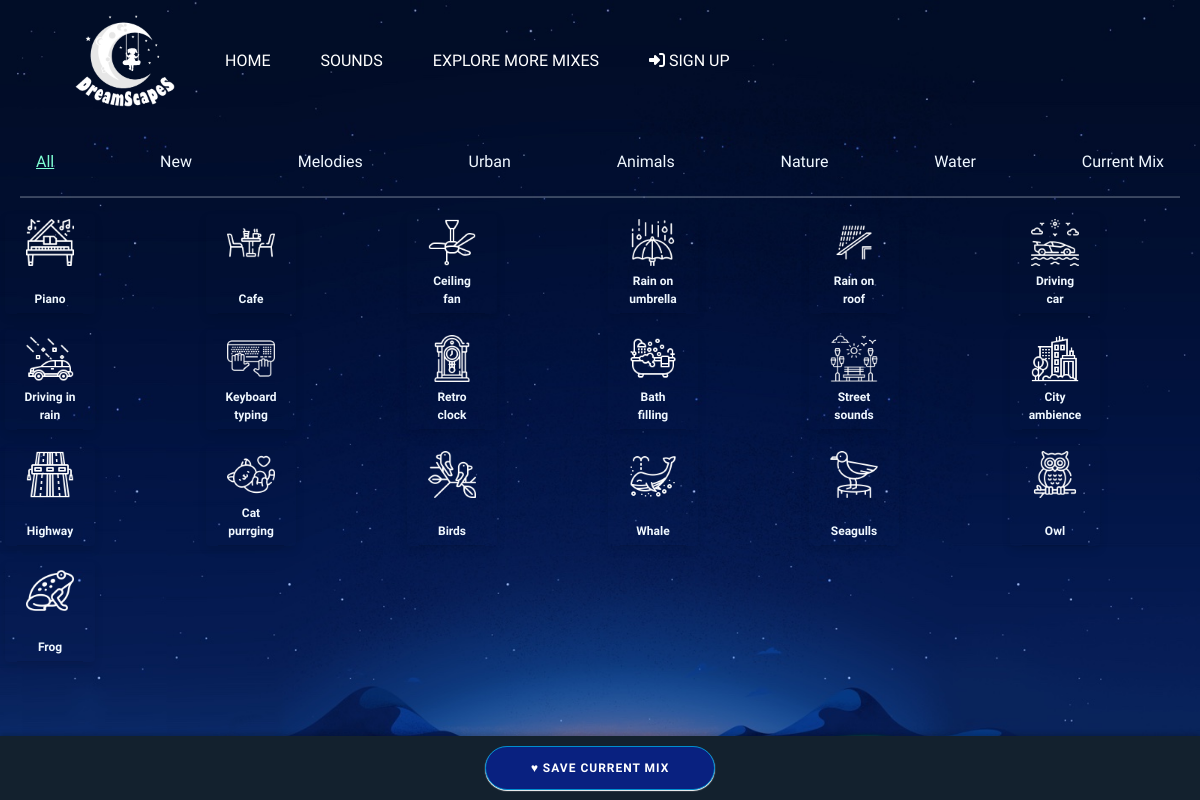
/sounds/, run on an earlier commit of the app's database.
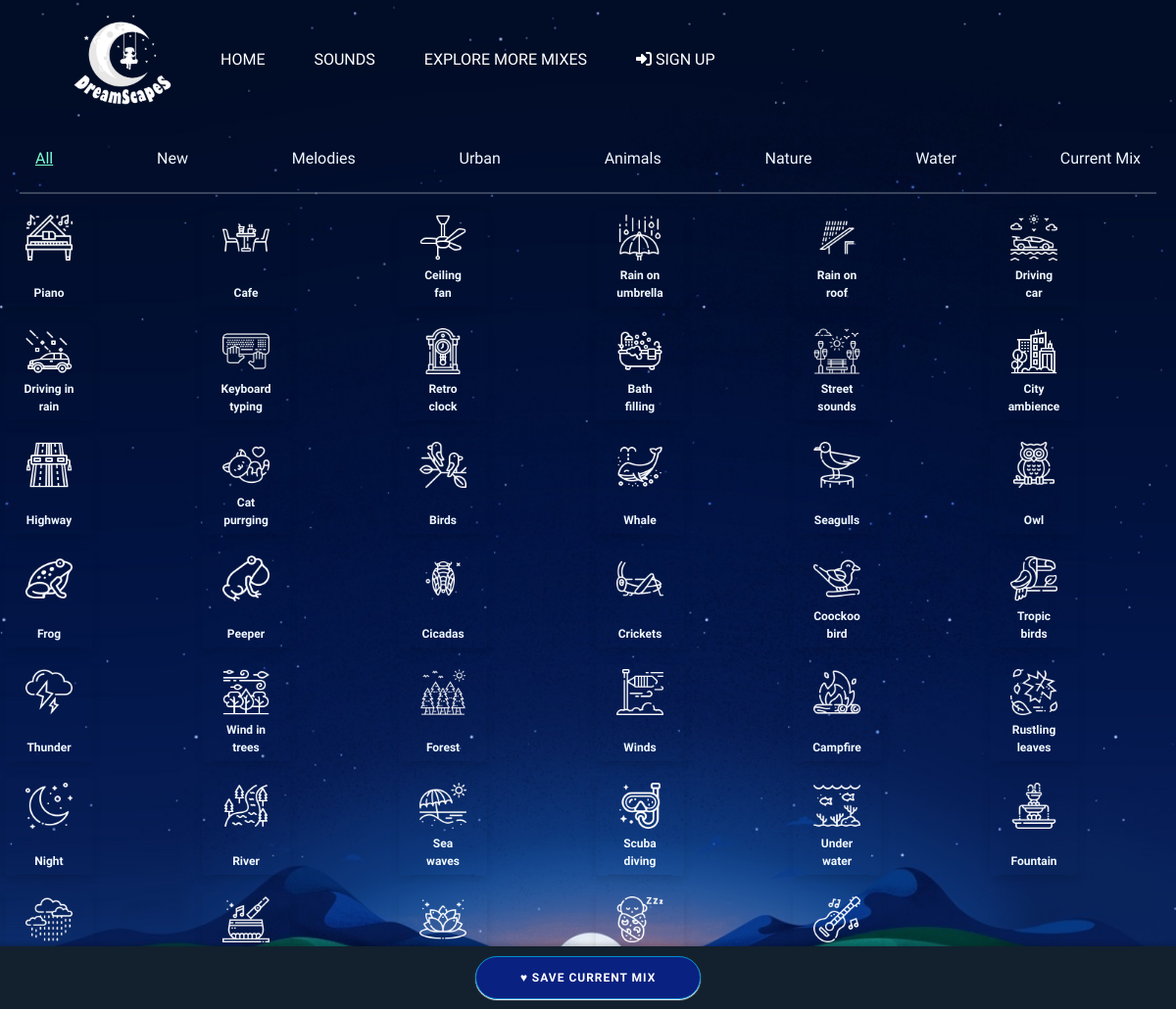
And on a later commit of the database.
### DreamScapes_app/models.py (models this page shows, shortened)
class Category(models.Model):
    name = models.CharField(max_length=100)

class Sound(models.Model):
    title = models.CharField(max_length=100)
    file = models.FileField(upload_to='sounds/')
    icon = models.ImageField(upload_to='sound_icons/', null=True)
    categories = models.ManyToManyField(Category) #allow multiple categories per sound
    created_at = models.DateTimeField(auto_now_add=True, null=True)

### DreamScapes_app/views.py (the view)
# urls.py: path('sounds/', views.sounds, name='sounds'),
def sounds(request):
    all_sounds = Sound.objects.all()
    new_sounds = Sound.objects.all().order_by('-created_at')[:18]  # show last added 20 sounds
    categories = Category.objects.all()
    return render(request, 'sounds.html', {'all_sounds': all_sounds, 'new_sounds': new_sounds, 'categories': categories})

### DreamScapes_app/templates/sounds.html (shortened to what this page needs)
{% extends "base.html" %}
{% block content %}
{% load static %}
<link href="{% static 'DreamScapes_app/css/sounds.css' %}" rel="stylesheet" type="text/css">
<div class="content-container">
    <div class="container">
        <ul class="nav nav-tabs" id="categoryTabs" role="tablist">
            <li class="nav-item" role="presentation">
                <a class="nav-link active" id="all_tab" data-toggle="tab" href="#all" role="tab"
                    aria-controls="all">All</a>
            </li>
            <li class="nav-item" role="presentation">
                <a class="nav-link" id="new-tab" data-toggle="tab" href="#new" role="tab" aria-controls="new">New</a>
            </li>
            {% for category in categories %}
            <li class="nav-item" role="presentation">
                <a class="nav-link" id="category-{{ category.id }}-tab" data-toggle="tab"
                    href="#category-{{ category.id }}" role="tab" aria-controls="category-{{ category.id }}">
                    {{category.name }}</a>
            </li>
            {% endfor %}
            <li class="nav-item" role="presentation">
                <a class="nav-link" id="current-mix-tab" data-toggle="tab" href="#current-mix" role="tab"
                    aria-controls="current-mix">Current Mix</a>
            </li>
        </ul>
        <hr>
        <div class="tab-content" id="categoryTabsContent">
            <div class="tab-pane active" id="all" role="tabpanel">
                <div class="row">
                    {% for sound in all_sounds %}
                    <div class="card" data-audio-src="{{ sound.file.url }}" data-sound-id="{{ sound.id }}">
                        <div class="card-header">{{sound.title}}</div>
                        <div class="card-main">
                            {%if sound.icon %}
                            <img class="sound-icons" src="{{ sound.icon.url }}" alt="{{ sound.title }}">
                            {% else %}
                            <p>no icon</p>
                            {% endif %}
                        </div>
                    </div>
                    {% endfor %}
                </div>
            </div>
        </div>
    </div>
</div>
<footer class="saveCurrentMix">
    <button id="saveMix" data-toggle="modal" data-target="#saveMixModal">
        <span class="icon">&#9829;</span>
        Save Current Mix
    </button>
</footer>
{% endblock %}

What changed in the data, as far as the page shows it:
added Sound: title "Peeper", icon (picture)
added Sound: title "Cicadas", icon (picture)
added Sound: title "Crickets", icon (picture)
added Sound: title "Coockoo bird", icon (picture)
added Sound: title "Tropic birds", icon (picture)
added Sound: title "Thunder", icon (picture)
added Sound: title "Wind in trees", icon (picture)
added Sound: title "Forest", icon (picture)
added Sound: title "Winds", icon (picture)
added Sound: title "Campfire", icon (picture)
added Sound: title "Rustling leaves", icon (picture)
added Sound: title "Night", icon (picture)
added Sound: title "River", icon (picture)
added Sound: title "Sea waves", icon (picture)
added Sound: title "Scuba diving", icon (picture)
added Sound: title "Under water", icon (picture)
added Sound: title "Fountain", icon (picture)
added Sound: icon (picture)
added Sound: icon (picture)
added Sound: icon (picture)
added Sound: icon (picture)
added Sound: icon (picture)
